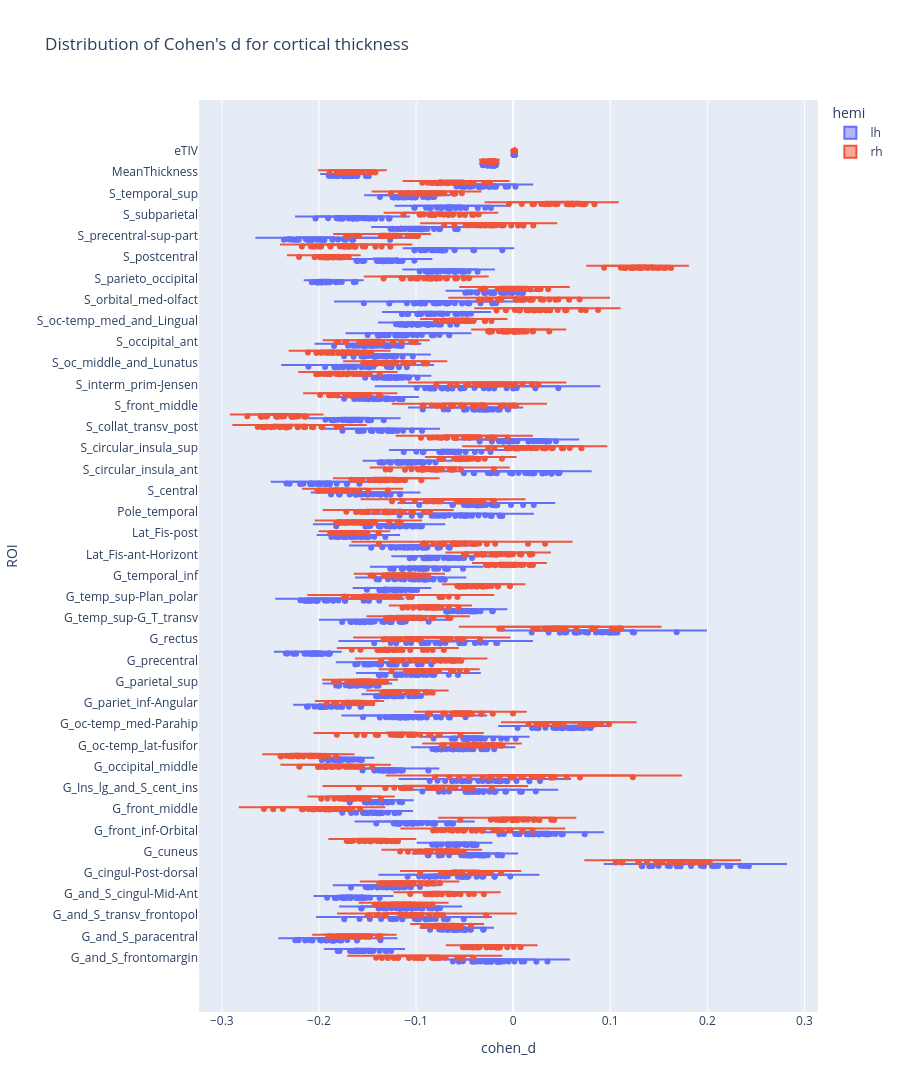

Source (notebook cell):
### Code cell
fig = px.violin(
    cohen_d_thickness,
    x="cohen_d",
    y="ROI",
    color="hemi",
    box=True,
    points="all",
    hover_data=["rep", "mean_pop1", "std_pop1", "var_pop1", "mean_pop2", "std_pop2", "var_pop2"],
    height=1600,
    title="Distribution of Cohen's d for cortical thickness",
).update_traces(orientation="h")
print_figure(fig, filename="figures/cohen_d_thickness.png")

### Figure 1 — Plotly figure (JSON) as saved in the notebook; plotly's stock layout.template omitted (floating-point values rounded to 4 significant figures; data arrays with more than 128 entries replaced by an {"elided": "..."} marker saying what was removed)
{"data": [{"alignmentgroup": "True", "box": {"visible": true}, "customdata": {"elided": "1925x7 float values"}, "hovertemplate": "hemi=lh<br>cohen_d=%{x}<br>ROI=%{y}<br>rep=%{customdata[0]}<br>mean_pop1=%{customdata[1]}<br>std_pop1=%{customdata[2]}<br>var_pop1=%{customdata[3]}<br>mean_pop2=%{customdata[4]}<br>std_pop2=%{customdata[5]}<br>var_pop2=%{customdata[6]}<extra></extra>", "legendgroup": "lh", "marker": {"color": "#636efa"}, "name": "lh", "offsetgroup": "lh", "orientation": "h", "points": "all", "scalegroup": "True", "showlegend": true, "type": "violin", "x": {"elided": "1925 float values"}, "x0": " ", "xaxis": "x", "y": {"elided": "1925 str values"}, "y0": " ", "yaxis": "y"}, {"alignmentgroup": "True", "box": {"visible": true}, "customdata": {"elided": "1925x7 float values"}, "hovertemplate": "hemi=rh<br>cohen_d=%{x}<br>ROI=%{y}<br>rep=%{customdata[0]}<br>mean_pop1=%{customdata[1]}<br>std_pop1=%{customdata[2]}<br>var_pop1=%{customdata[3]}<br>mean_pop2=%{customdata[4]}<br>std_pop2=%{customdata[5]}<br>var_pop2=%{customdata[6]}<extra></extra>", "legendgroup": "rh", "marker": {"color": "#EF553B"}, "name": "rh", "offsetgroup": "rh", "orientation": "h", "points": "all", "scalegroup": "True", "showlegend": true, "type": "violin", "x": {"elided": "1925 float values"}, "x0": " ", "xaxis": "x", "y": {"elided": "1925 str values"}, "y0": " ", "yaxis": "y"}], "layout": {"height": 1600, "legend": {"title": {"text": "hemi"}, "tracegroupgap": 0}, "title": {"text": "Distribution of Cohen's d for cortical thickness"}, "violinmode": "group", "xaxis": {"anchor": "y", "domain": [0, 1], "title": {"text": "cohen_d"}}, "yaxis": {"anchor": "x", "domain": [0, 1], "title": {"text": "ROI"}}}}
